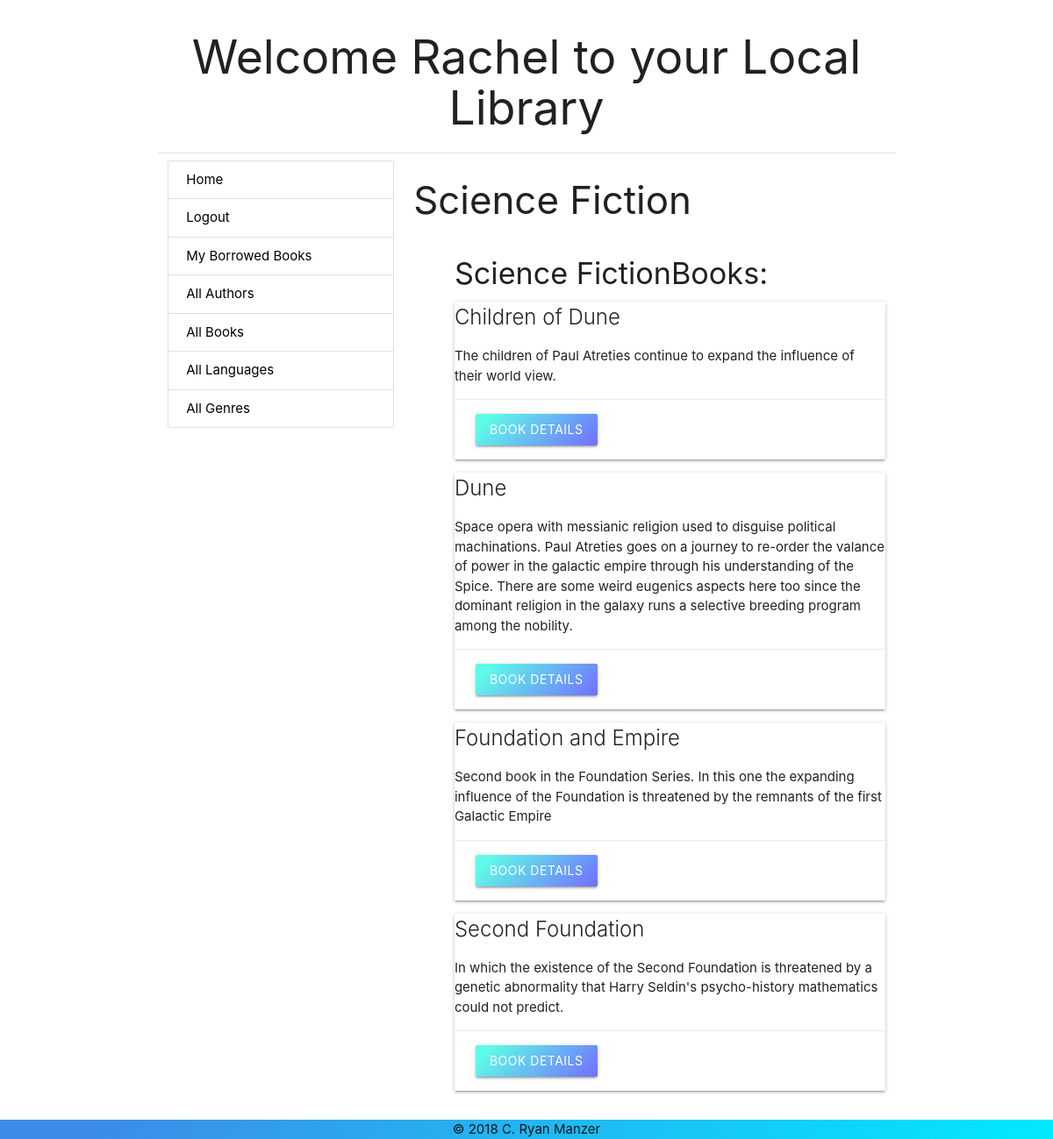
The page /catalog/genre/2/Science Fiction (signed in) on the database its author committed.
### catalog/models.py (models this page shows, shortened)
class Genre(models.Model):
    date_created = models.DateTimeField(auto_now_add=True)
    date_modified = models.DateTimeField(auto_now=True)
    created_by = models.ForeignKey('auth.User', related_name='genres_created', null=True, on_delete=models.SET_NULL)
    modified_by = models.ForeignKey('auth.User', related_name='genres_modified', null=True, on_delete=models.SET_NULL)
    name = models.CharField(max_length=200, blank=True, null=True, help_text='A genre of literature that can be applied to bookd.')
    def __str__(self):
       return self.name

class Book(models.Model):
    date_created = models.DateTimeField(auto_now_add=True)
    date_modified = models.DateTimeField(auto_now=True)
    created_by = models.ForeignKey('auth.User', related_name='books_created', on_delete=models.SET_NULL, null=True)
    modified_by = models.ForeignKey('auth.User', related_name='books_modified', on_delete=models.SET_NULL, null=True, blank=True)
    title = models.CharField(max_length=200, blank=True, null=True, db_index=True, help_text='Enter the book\'s title')
    author = models.ManyToManyField('Author')
    summary=models.TextField(blank=True, null=True, help_text='Enter a brief description of the book.')
    isbn = models.CharField('ISBN',max_length=13, blank=True, null=True, help_text='13 Character <a href="https://www.isbn-international.org/content/what-isbn">ISBN number</a>')
    genre = models.ManyToManyField('Genre')
    slug = models.SlugField(max_length=30, db_index=True)
    class Meta:
        ordering = ['title', ]
    def get_absolute_url(self):
       return reverse('catalog:book-detail', kwargs={'id': str(self.id), 'slug': self.slug})
    def display_author(self):
      """
       Create string representation of the Author(s) for this book.
      """
      return ', '.join([f'{author.first_name} {author.last_name}' for author in self.author.all()])
    display_author.short_description = 'Author(s)'
    def display_genre(self):
       """
       Creating a string representation of the genre(s) for this book.
       """
       return ', '.join(genre.name for genre in self.genre.all())
    display_genre.short_description='Genre(s)'

### catalog/views.py (the view)
# urls.py: path('genre/<int:pk>/<str:genre>', views.GenreDetailView.as_view(), name='genre-detail'),
class GenreDetailView(LoginRequiredMixin, generic.DetailView):
    model = Genre

### catalog/templates/catalog/genre_detail.html
{% extends "catalog/base_index.html" %}
{% block content %}
    <div class="row">
        <div class="col s12">
            <h3>{{genre}}</h3>
        </div>
        <div class="col s11 offset-s1">
            <h4>{{genre}}Books: </h4>
            {% for book in genre.book_set.all %}
                <div class="card z-depth-1 ">
                    <span class="card-title">
                        {{book.title}}
                    </span>
                    <p>{{book.summary}}</p>
                    <div class="card-action">
                        <a href="{{book.get_absolute_url}}" class='btn gd-tealblue waves-effect waves-light hoverable'>Book Details</a>
                    </div>
                </div>
            {% empty %}
                <div class="card red darken-2 white-text">
                    <span class='card-title'>No Books in this Language</span>
                    <p>I wonder why we even have a record of this.</p>
                </div>
            {% endfor %}
        </div>
    </div>
{% endblock %}

### catalog/templates/catalog/base_index.html (shortened to what this page needs)
{% extends "catalog/base.html" %}
{% block body %}
<div class="container">
    <section class="center-align">
        <h2 class="">Welcome {% if user %}{{user.first_name}}{% endif %} to your Local Library</h2>
    </section>
    <div class="divider">
    </div>
    <div class="row">
        <div class="col s4 ">
            {% block sidebar %}
                <div class="collection ">
                    <a href="{% url 'catalog:index'%}" class="collection-item black-text ">Home</a>
                    {% if user.is_authenticated%}
                        <a class='collection-item black-text' href="{% url 'logout' %}">Logout</a>
                        <a class="collection-item black-text" href="{% url 'catalog:my-borrowed-books' %}">My Borrowed Books</a>
                    {% else %}
                        <a class='collection-item black-text' href="{% url 'login' %}">Login</a>
                    {% endif %}
                    <a href="{% url 'catalog:authors' %}" class="collection-item black-text"><span class=" badge">{{num_authors}}</span>All Authors</a>
                    <a href="{% url 'catalog:books' %}" class="collection-item black-text"><span class=" badge">{{num_books}}</span>All Books</a>
                    <a href="{% url 'catalog:languages' %}" class="collection-item black-text"><span class=" badge">{{num_languages}}</span>All Languages</a>
                    <a href="{% url 'catalog:genre-list' %}" class="collection-item black-text"><span class=" badge">{{num_genres}}</span>All Genres</a>
                </div>
            {% endblock %}
        </div>
        <div class="col s8">
            {% block content %}{% endblock %}
        </div>
    </div>
</div>
<footer class='gd-morebluer '>
    <span>© 2018 C. Ryan Manzer </span>
</footer>
{% endblock %}

### static/css/main.css (style rules this page uses)
footer { position: fixed; left: 0; bottom: 0; width: 100%; text-align: center; margin-top: 1em; }
.gd-tealblue { background-image: linear-gradient(135deg, #5EFCE8 10%, #736EFE 100%); }
.gd-morebluer { background-image: linear-gradient(135deg, #3C8CE7 10%, #00EAFF 100%); }

### rows shown on the page
Genre: name "Science Fiction"
Book: title "Children of Dune", summary "The children of Paul Atreties continue to expand the influence of their world view."
Book: title "Dune", summary "Space opera with messianic religion used to disguise political machinations. Paul Atreties goes on a journey to re-order the valance of power in the galactic empire through his understanding of the Spice. There are some weird eugenics aspects here too since the dominant religion in the galaxy runs a selective breeding program among the nobility."
Book: title "Foundation and Empire", summary "Second book in the Foundation Series. In this one the expanding influence of the Foundation is threatened by the remnants of the first Galactic Empire"
Book: title "Second Foundation", summary "In which the existence of the Second Foundation is threatened by a genetic abnormality that Harry Seldin's psycho-history mathematics could not predict."

### other values the page prints
{{ user.first_name }} "Rachel"
